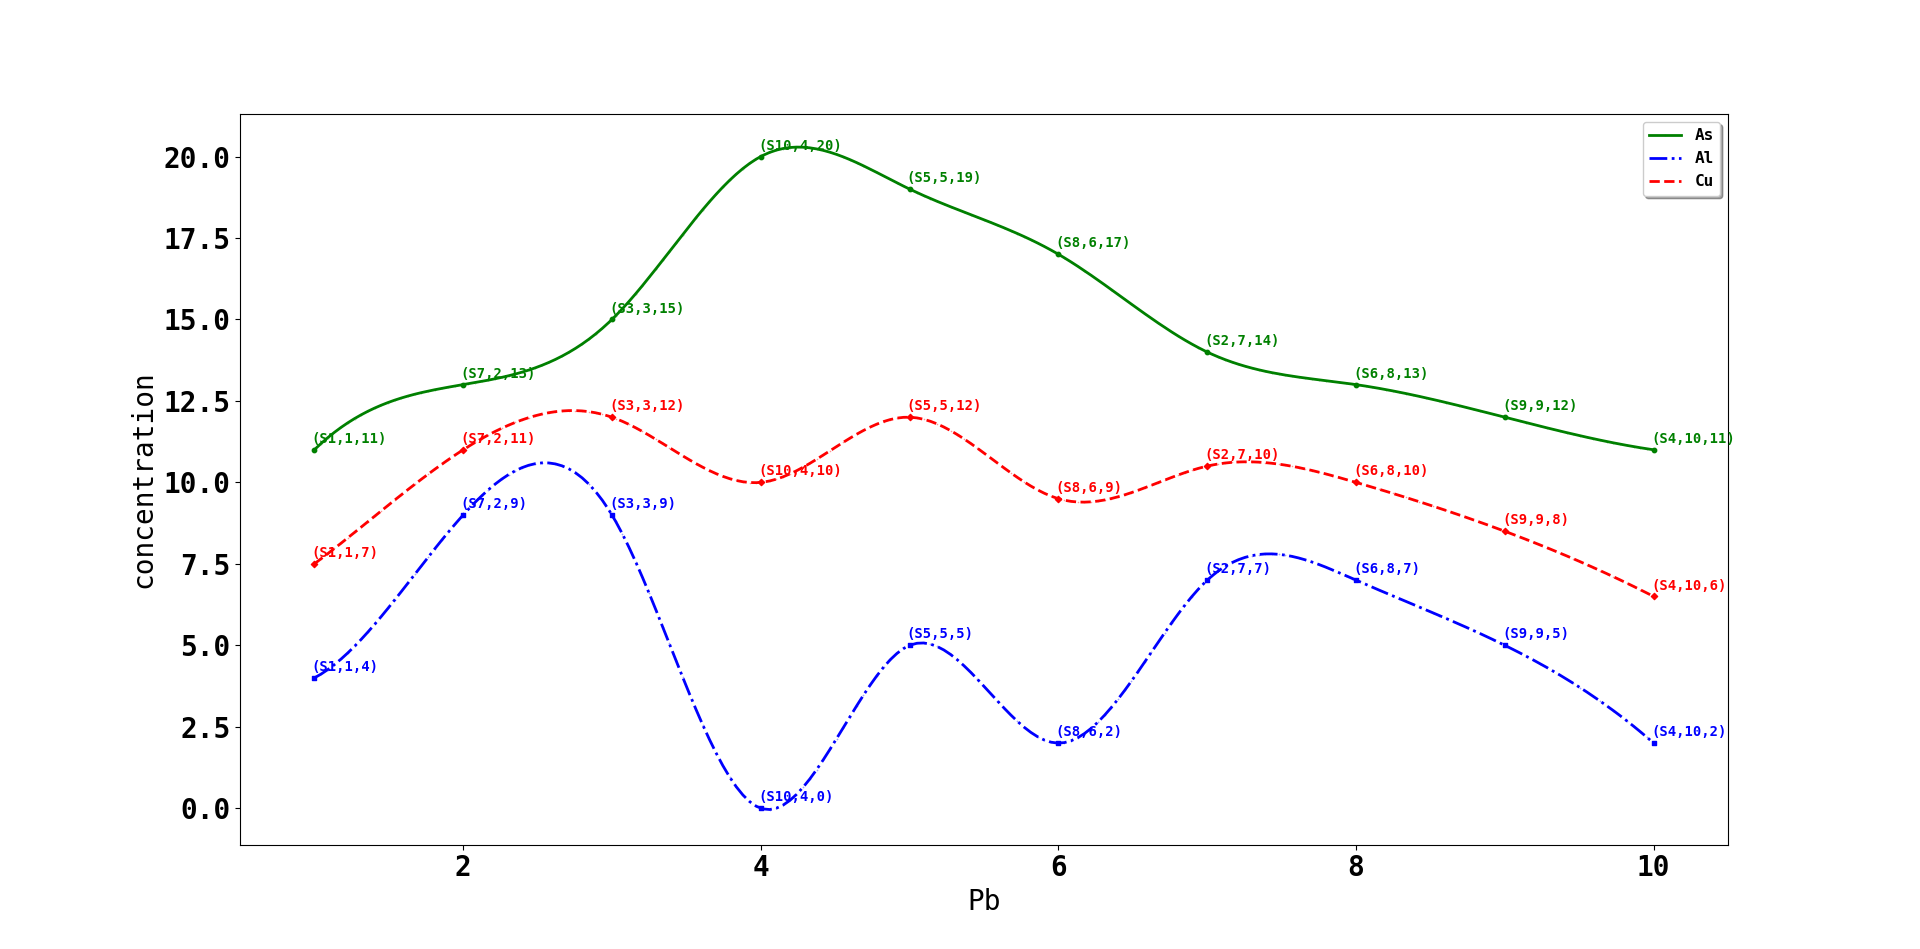

Python code for this plot:
import pandas as pd
import numpy as np
import matplotlib.pyplot as plt
from matplotlib import rcParams
from scipy import interpolate
#####loading data from excel#####
graph = pd.read_excel('HW01a.xlsx', sheet_name='Graph')
series = pd.read_excel('HW01a.xlsx', sheet_name='Series')
data = pd.read_excel('HW01a.xlsx', sheet_name='Data')
#####set the graph#####
set = graph['Value']
params={'font.family':set[3],
        'font.weight':set[4],
        'font.size':set[2],
        }
rcParams.update(params)
#####process the data#####
titleList=series.columns.values.tolist()
numberOfLine=len(titleList)-1
fig, ax = plt.subplots()

for i in range(numberOfLine):
        seriesNow=series.iloc[:,i+1]
        sdata = data.sort_values(by=seriesNow[0])
        x = sdata[seriesNow[0]]
        y = sdata[seriesNow[1]]
        sample=sdata['Sample']
        X = np.linspace(x.min(), x.max(), 201)
        model = interpolate.InterpolatedUnivariateSpline(x, y)
        Y = model(X)
        #####darw the graph#####
        ax.set_xlabel('Pb')
        ax.set_ylabel('concentration')
        ax.plot(X, Y, marker=seriesNow[2], markerfacecolor=seriesNow[3], markersize=0.1,
                linestyle=seriesNow[5], color=seriesNow[6], linewidth=seriesNow[7], label=seriesNow[1])
        ax.scatter(x, y, marker=seriesNow[2], c=seriesNow[3], s=seriesNow[4])
        if set[8]==1 :#tag_name
                for s, x, y in zip(sample, x, y):
                        ax.annotate("(%s,%d,%d)" % (s, x, y), xy=(x, y), xytext=(-2, 5), textcoords='offset points',
                        fontsize=10, color=seriesNow[3])
ax.legend(loc='upper right', shadow=True, fontsize='xx-small')
plt.show()
